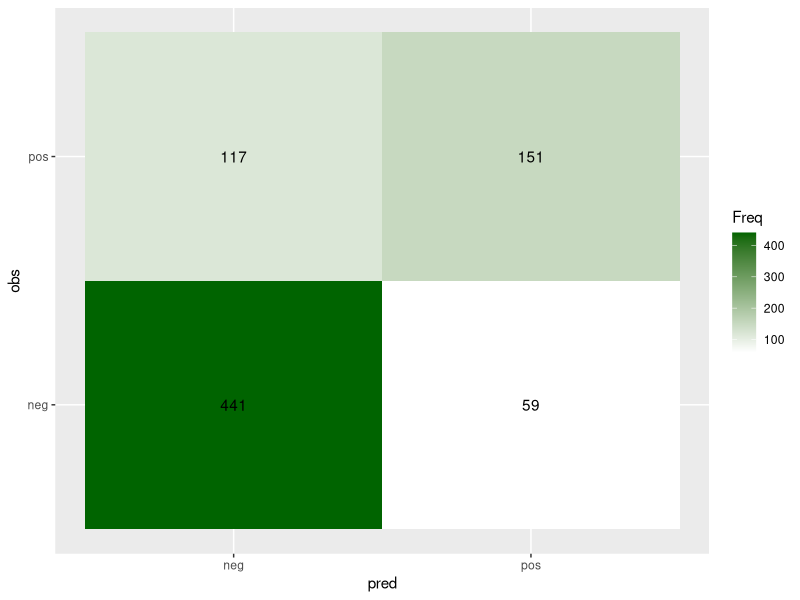
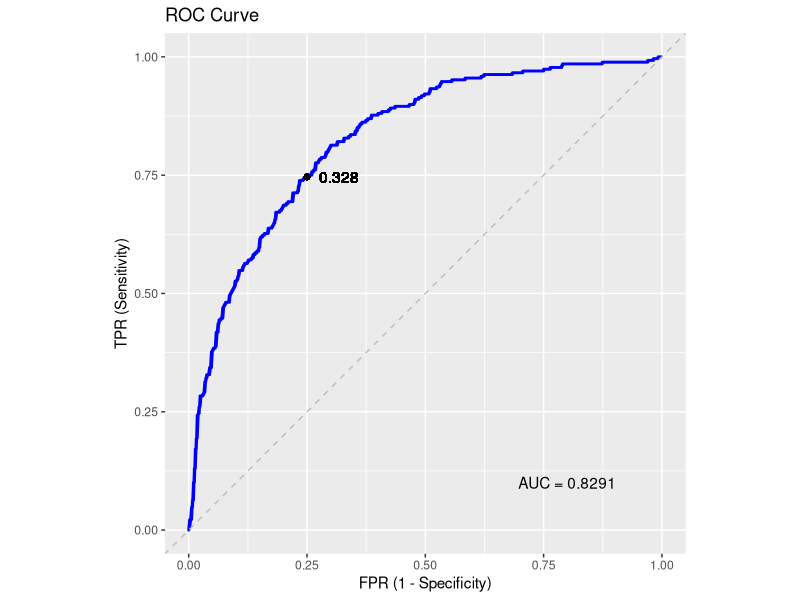

Recreate these plots in R, in order.
## ---- chunk 1
# Load data
library(mlbench)
data(PimaIndiansDiabetes)
## ---- chunk 2
# Install the caret library for cross-validation
if (!requireNamespace("caret", quietly = TRUE)) {
  install.packages("caret")
}
library(caret)

# Define training control
# We also want to have savePredictions=TRUE & classProbs=TRUE
set.seed(0) 
my_trControl <- trainControl(method = "cv", number = 5, 
                             classProbs = TRUE,
                             savePredictions = TRUE)

# Train the model
cv_model <- train(diabetes ~ ., data = PimaIndiansDiabetes, 
                  method = "glm",
                  family=binomial(),
                  trControl = my_trControl)

# Summarize the results
print(cv_model)
## ---- chunk 3
head(cv_model$pred)
## ---- chunk 4
CV_acc = mean(cv_model$pred$pred == cv_model$pred$obs)
print(paste("Accuracy via 5-fold cross-validation", CV_acc))
## ---- chunk 5
# Let's start to define the values for the confusion matrix first
# Recall what the difference between & vs &&
# Read more: https://stat.ethz.ch/R-manual/R-devel/library/base/html/Logic.html

TP = sum((cv_model$pred$obs == 'pos') & (cv_model$pred$pred == 'pos'))
FN = sum((cv_model$pred$obs == 'pos') & (cv_model$pred$pred == 'neg'))

FP = sum((cv_model$pred$obs == 'neg') & (cv_model$pred$pred == 'pos'))
TN = sum((cv_model$pred$obs == 'neg') & (cv_model$pred$pred == 'neg'))

print(paste('TP, FN, FP, TN:', TP, FN, FP, TN))
## ---- chunk 6
# Calculate confusion matrix
confusion_mtx = table(cv_model$pred[, c("obs", "pred")])
confusion_mtx

# similar function confusionMatrix
# conf_mat = confusionMatrix(cv_model$pred$pred, cv_model$pred$obs)
# conf_mat$table
## ---- chunk 7
# Change to data.frame before using ggplot
confusion_df = as.data.frame(confusion_mtx)

ggplot(confusion_df, aes(pred, obs, fill= Freq)) +
  geom_tile() + geom_text(aes(label=Freq)) + 
  scale_fill_gradient(low="white", high="darkgreen")
## ---- chunk 8
FPR = FP / sum(cv_model$pred$obs == 'neg')
FNR = FN / sum(cv_model$pred$obs == 'pos')
TPR = TP / sum(cv_model$pred$obs == 'pos')

print(paste("False positive rate:", FPR))
print(paste("False negative rate:", FNR))
print(paste("True positive rate:",  TPR))
## ---- chunk 9
# Original confusion matrix
table(cv_model$pred[, c("obs", "pred")])

# New confusion matrix with cutoff 0.4
cv_model$pred$pred_new = as.integer(cv_model$pred$pos >= 0.4)
table(cv_model$pred[, c("obs", "pred_new")])
## ---- chunk 10
# Install the pROC library for plotting ROC curve
if (!requireNamespace("pROC", quietly = TRUE)) {
  install.packages("pROC")
}

# library(pROC)
roc_res <- pROC::roc(cv_model$pred$obs == 'pos', cv_model$pred$pos)
print(paste("The AUC score of this ROC curve is", roc_res$auc))

roc_table <- as.data.frame(
  roc_res[c("sensitivities", "specificities", "thresholds")]
)
head(roc_table)
## ---- chunk 11
FPR = 1 - roc_table$specificities

idx = which.min(abs(FPR - 0.25))
roc_table[idx, ]

print(paste("When FPR is closest to 0.25, the threshold is", roc_table[idx, 3]))
print(paste("When FPR is closest to 0.25, the TPR is", roc_table[idx, 1]))
## ---- chunk 12
library(ggplot2)
# You can set the n.cuts to show the cutoffs on the curve
g = ggplot(roc_table, aes(x = 1 - specificities, y = sensitivities)) +   
  geom_line(color = "blue", size = 1) +
  geom_abline(linetype = "dashed", color = "grey") +
  labs(title = "ROC Curve",
       x = "FPR (1 - Specificity)",
       y = "TPR (Sensitivity)") +
  coord_equal()

# Display the plot with more annotations
g + 
  annotate("text", x=0.8, y=0.1, label=paste("AUC =", round(roc_res$auc, 4))) +
  geom_point(x = 1 - roc_table[idx, 2], y = roc_table[idx, 1]) + 
  geom_text(x = 1 - roc_table[idx, 2], y = roc_table[idx, 1],
            label = round(roc_table[idx, 3], 3), color = 'black', hjust = -0.3)

